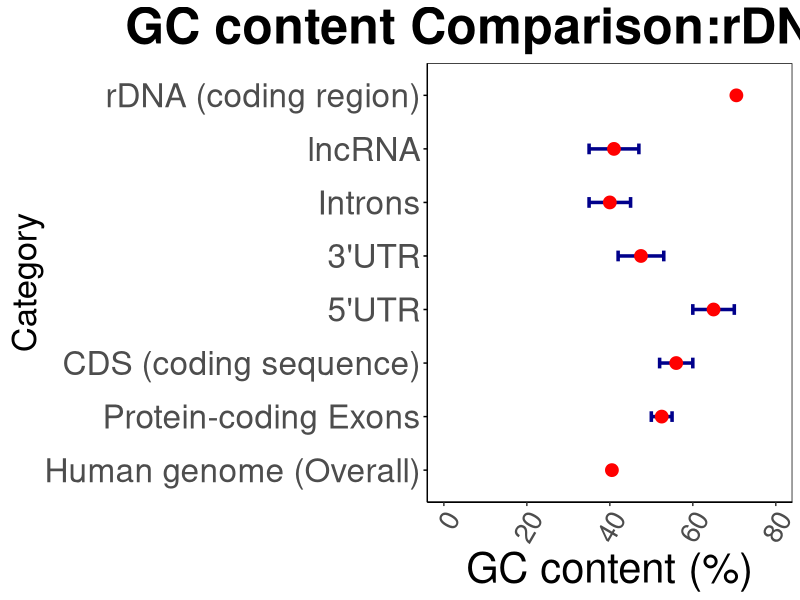
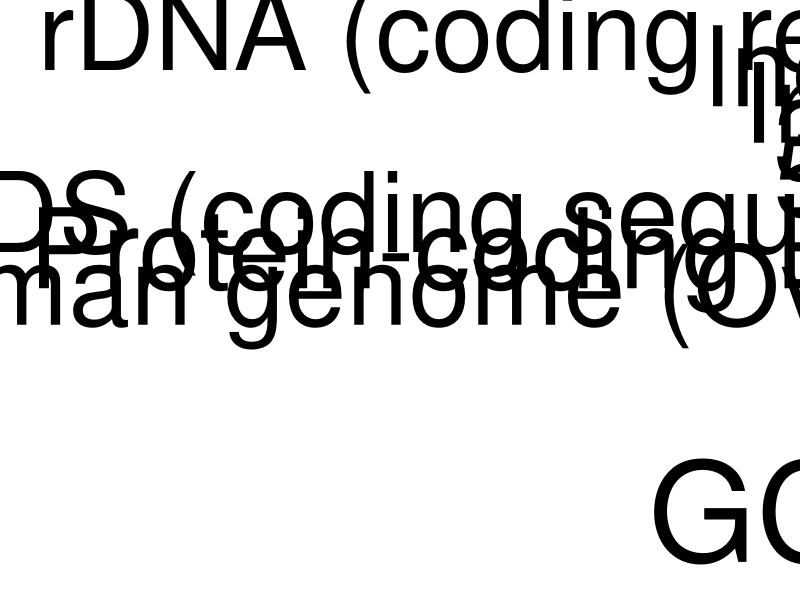

These figures' R source, in order:
# Author: Jyoti Devendra Adala under supervision of Dr. Bruce Knutson
# For updates and contributions, visit : https://github.com/adalaj

#I wanted to make bar graph for GC percent of different regions of genome. 
setwd("/Users/jyotiadala/Library/CloudStorage/OneDrive-SUNYUpstateMedicalUniversity/project/bruce_lab/project/rDNA/gc_content_human")


library(tidyverse)
library(data.table)

gc_ranges <- data.frame(
  Category = c("Human genome (Overall)", 
               "Protein-coding Exons", 
               "Introns", 
               "CDS (coding sequence)", 
               "5'UTR", 
               "3'UTR", 
               "lncRNA", 
               "rDNA (coding region)"),
  Min = c(40, 50, 35, 52, 60, 42,35, 70),
  Max = c(41, 55, 45, 60, 70, 53,47, 71)
)

gc_ranges$Category<- factor(gc_ranges$Category,
                             levels = c("Human genome (Overall)", "Protein-coding Exons",
                                        "CDS (coding sequence)", "5'UTR", "3'UTR",
                                        "Introns", "lncRNA","rDNA (coding region)"))

gc_rdna<- ggplot(gc_ranges, aes(x = Category, ymin = Min, ymax = Max)) +
  geom_errorbar(width = 0.2, color = "darkblue", size = 1.2) +
  geom_point(aes(y = (Min + Max)/2), size = 4, color = "red") +
  scale_y_continuous(limits =c(0,80), breaks=seq(0,80, by=20)) +
  labs(title = "GC content Comparison:rDNA vs Others",
       x = "Category",
       y = "GC content (%)") +
  theme(plot.title = element_text(hjust = 0.5, face = "bold"),
        text = element_text(size = 30),
        axis.line = element_line(color = "black"),
        panel.grid = element_blank(),
        panel.background = element_rect(fill = "white", color = "black"),
        axis.title.y = element_text(angle = 90, vjust = 0.5, hjust = 0.5, size = 25), # Center Y-axis title
        axis.ticks.y = element_line(color = "black"),
        axis.text.x = element_text(angle = 60, hjust = 1, size=20))+
  coord_flip() #you can remove this if you dont want then flipped ones then



ggsave("GC_content_comparison_rdna_vs_others_flipped.tiff", 
       plot =  gc_rdna, width=18, height = 10, dpi = 150)

#bruce also asked to make x axis in reverse to represent error bar


#bruce has not looked into this
gc_bar<- ggplot(gc_ranges, aes(x = Category, y= (Min+Max)/2)) +
  geom_col(fill = "skyblue", color = "darkblue", width = 0.6, size =2) +  # Bar plot
  geom_errorbar(aes(ymin=Min, ymax=Max), width = 0.2, color = "darkblue", size = 1) +
  geom_point(aes(y = (Min + Max)/2), size = 4, color = "red") +
  scale_y_continuous(limits =c(0,80), breaks=seq(0,80, by=20), expand = expansion(mult = c(0,0.03))) +
  labs(#title = "GC content Comparison:rDNA vs Others",
       x = "Category",
       y = "GC content (%)") +
  theme(plot.title = element_text(hjust = 0.5, face = "bold"),
        text = element_text(size = 100),
        axis.line = element_line(color = "black"),
        panel.grid = element_blank(),
        panel.border = element_rect(color = "black", fill = NA, linewidth = 6),
        panel.background = element_rect(fill = "white", color = "black"),
        axis.title.y = element_text(angle = 90, vjust = 0.5, hjust = 0.5,  margin = margin(r=20)), # Center Y-axis title
        axis.ticks = element_line(color = "black", linewidth = 4),
        axis.ticks.length = unit(30, "pt"),
        axis.text.x = element_text(hjust = 1, color = "black"),
        axis.text.y = element_text(color = "black"))+
  coord_flip() #you can remove this if you dont want then flipped ones then

  
ggsave("GC_content_comparison_rdna_vs_others_bar_flipped.png", 
       plot =  gc_bar, width=35, height = 20, dpi = 150)


